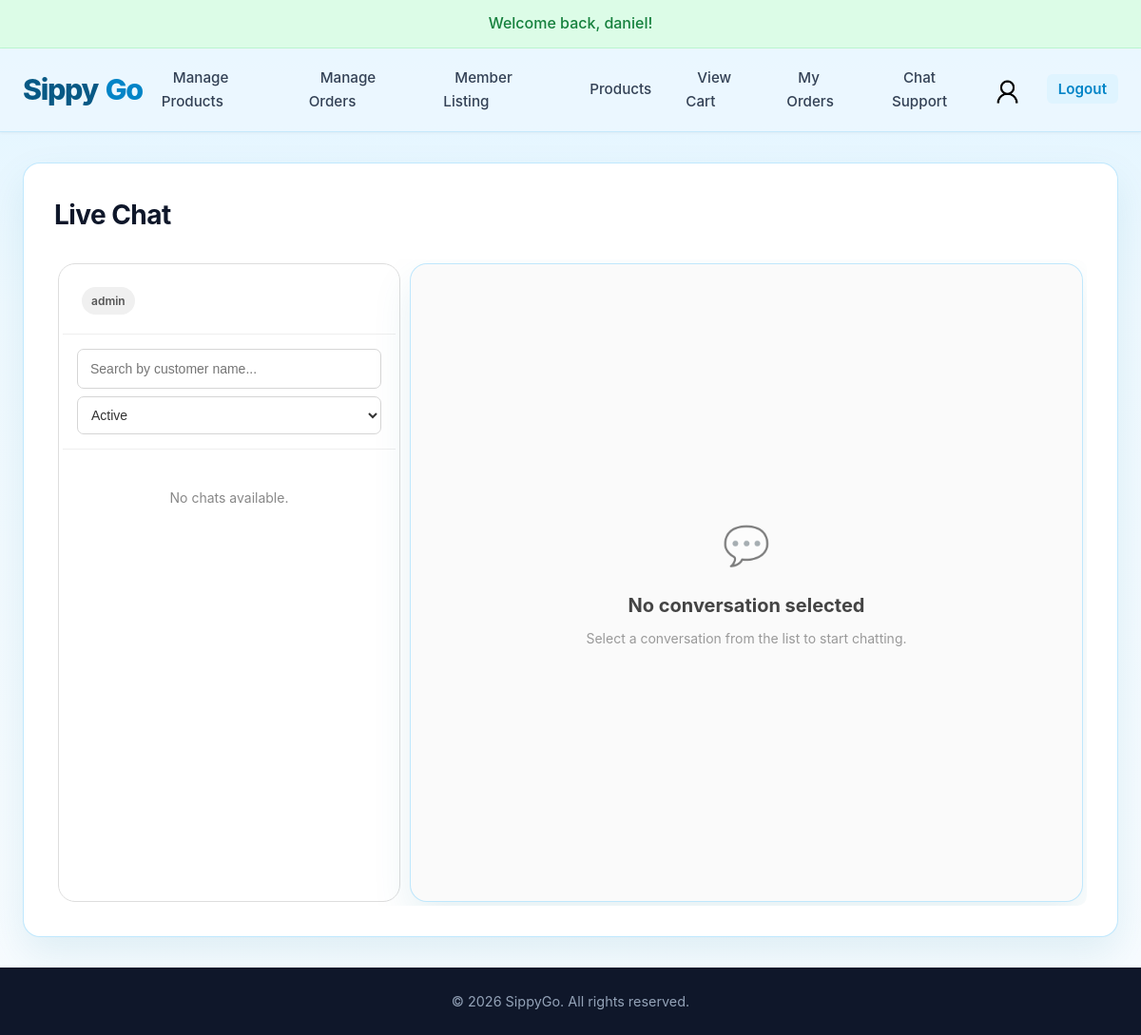
/live_chat.php (signed in), run on an earlier commit of the app's database.
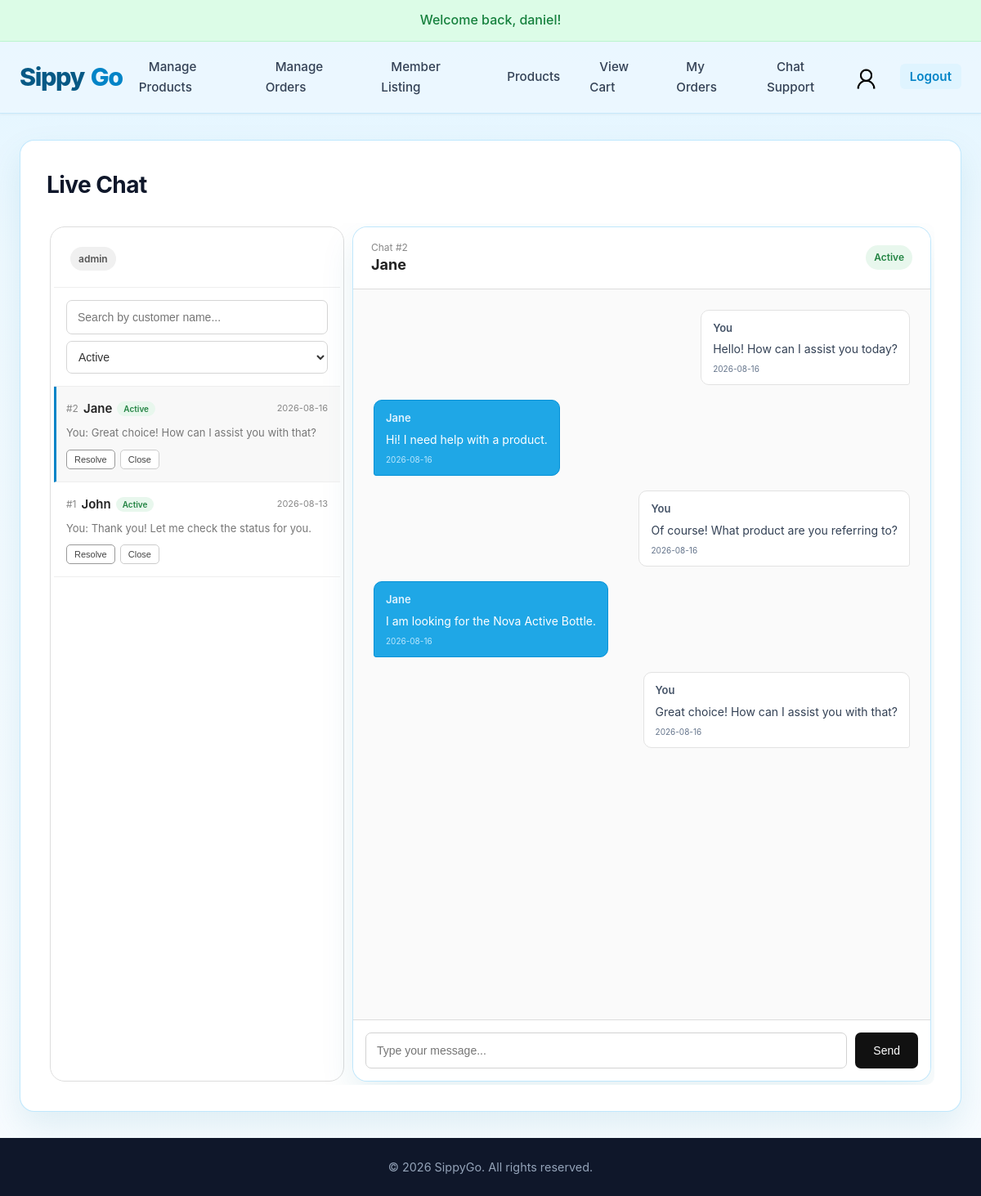
And on a later commit of the database.
### tables this page shows
CREATE TABLE IF NOT EXISTS chat_sessions (
    chat_session_id INT AUTO_INCREMENT PRIMARY KEY,
    user_id INT NOT NULL,
    status INT NOT NULL DEFAULT 1,  
    created_at TIMESTAMP DEFAULT CURRENT_TIMESTAMP,
    updated_at TIMESTAMP DEFAULT CURRENT_TIMESTAMP ON UPDATE CURRENT_TIMESTAMP,

    FOREIGN KEY (user_id) REFERENCES users(user_id) ON DELETE CASCADE
);

CREATE TABLE `users` (
  `user_id` INT(11) NOT NULL AUTO_INCREMENT,
  `username` VARCHAR(50) NOT NULL UNIQUE,
  `email` VARCHAR(100) NOT NULL UNIQUE,
  `password` VARCHAR(255) NOT NULL,
  `role` ENUM('admin', 'member') NOT NULL DEFAULT 'member',
  `profilepic` VARCHAR(255) DEFAULT NULL,
  `reward_points` INT UNSIGNED NOT NULL DEFAULT 0,
  `created_at` TIMESTAMP DEFAULT CURRENT_TIMESTAMP,
  PRIMARY KEY (`user_id`)
);

CREATE TABLE IF NOT EXISTS chat_messages (
    chat_message_id INT AUTO_INCREMENT PRIMARY KEY,
    chat_session_id INT NOT NULL,
    user_id INT NOT NULL,
    message VARCHAR(1000) NOT NULL,
    created_at DATETIME DEFAULT CURRENT_TIMESTAMP,
    
    FOREIGN KEY (chat_session_id) REFERENCES chat_sessions(chat_session_id) ON DELETE CASCADE,
    FOREIGN KEY (user_id) REFERENCES users(user_id) ON DELETE CASCADE
);

### _base.php (called while the page is built, shortened)
<?php
function req($key, $value = null) {
    $value = $_REQUEST[$key] ?? $value;
    return is_array($value) ? array_map('trim', $value) : trim($value);
}
function encode($value) {
    return htmlentities($value);
}

### live_chat.php (the view, shortened to what the rows shown need)
<?php
require_once '_base.php';
$users = $_SESSION['users'];
$user_id = $users->user_id;
$user_role = $users->role;
$user_is_admin = $user_role === 'admin';
?>
<?php
$chatStatus = intval(req('status', 1));
$selectedChatId = intval(req('chat', 0));
$messages = [];
$chatSessionsStmt = $_db->prepare("
    SELECT
        cs.chat_session_id,
        cs.user_id,
        u.username,
        cs.status,
        cs.created_at,
        cs.updated_at,
        (
            SELECT cm.message
            FROM chat_messages cm
            WHERE cm.chat_session_id = cs.chat_session_id
            ORDER BY cm.created_at DESC
            LIMIT 1
        ) AS last_message,
        (
            SELECT
                CASE
                    WHEN (:isAdmin = 1 AND u.role = 'admin')
                        OR (cm.user_id = :userId)
                        THEN 'You'
                    WHEN (:isAdmin <> 1 AND u.role = 'admin')
                        THEN 'Support Staff'
                    ELSE u.username
                END
            FROM chat_messages cm
            INNER JOIN users u
                ON u.user_id = cm.user_id
            WHERE cm.chat_session_id = cs.chat_session_id
            ORDER BY cm.created_at DESC
            LIMIT 1
        ) AS last_message_sender,
        (
            SELECT cm.created_at
            FROM chat_messages cm
            WHERE cm.chat_session_id = cs.chat_session_id
            ORDER BY cm.created_at DESC
            LIMIT 1
        ) AS last_message_at
    FROM chat_sessions cs
    INNER JOIN users u
        ON u.user_id = cs.user_id
    WHERE
        :chatStatus IN (cs.status, -1)
    AND (
        :isAdmin = 1
        OR cs.user_id = :userId
    )
    ORDER BY COALESCE(last_message_at, cs.created_at) DESC
");
$chatSessionsStmt->execute([
    ':isAdmin' => (int)$user_is_admin,
    ':userId' => (int)$user_id,
    ':chatStatus' => (int)$chatStatus,
]);
$chatSessions = $chatSessionsStmt->fetchAll(PDO::FETCH_ASSOC);
if ($user_is_admin) {
    if (!empty($chatSessions)) {
        $selectedChatExists = false;
        if (!$selectedChatExists) {
            $selectedChatId = (int)$chatSessions[0]['chat_session_id'];
        }
    }
    if ($selectedChatId > 0) {
        $messagesStmt = $_db->prepare("
            SELECT
                cm.chat_message_id,
                cm.chat_session_id,
                cm.user_id,
                cm.message,
                cm.created_at,
                CASE
                    WHEN (:isAdmin = 1 AND u.role = 'admin')
                        OR (cm.user_id = :userId)
                        THEN 'You'
                    WHEN (:isAdmin <> 1 AND u.role = 'admin')
                        THEN 'Support Staff'
                    ELSE u.username
                END AS sender_username,
                CASE
                    WHEN u.role = 'admin' THEN 1
                    ELSE 0
                END AS is_admin
            FROM chat_messages cm
            INNER JOIN users u
                ON u.user_id = cm.user_id
            WHERE cm.chat_session_id = :chatSessionId
            ORDER BY cm.created_at ASC
        ");
        $messagesStmt->execute([
            ':isAdmin' => (int)$user_is_admin,
            ':userId' => (int)$user_id,
            ':chatSessionId' => (int)$selectedChatId,
        ]);
        $messages = $messagesStmt->fetchAll(PDO::FETCH_ASSOC);
    }
}
function getStatusLabel(int $status)
{
    switch ($status) {
        case 1:
            return 'Active';
    }
}
function getTimeAgo(string $datetime)
{
    $time = strtotime($datetime);
    $diff = time() - $time;
    return date('Y-m-d', $time);
}
function isToday(string $datetime) {
    $time = strtotime($datetime);
    return date('Y-m-d', $time) === date('Y-m-d');
}
include '_head.php';
?>
<link rel="stylesheet" href="css/live_chat.css">
<?php if ($user_is_admin): ?>
    <div class="live-chat-page">
        <div class="chat-sidebar">
            <div class="chat-list" id="chatList">
                <?php if (empty($chatSessions)): ?>
                    <div class="chat-list-empty">
                        No chats available.
                    </div>
                <?php else: ?>
                    <?php foreach ($chatSessions as $chat): ?>
                        <div
                            class="chat-item <?= $selectedChatId == $chat['chat_session_id'] ? 'active' : '' ?>"
                            data-chat-id="<?= $chat['chat_session_id'] ?>"
                            data-status="<?= $chat['status'] ?>"
                            data-last-message-at="<?= encode($chat['last_message_at'] ?? '') ?>"
                        >
                            <div class="chat-item-top">
                                <div class="chat-item-header">
                                    <span class="chat-session-id">
                                        #<?= $chat['chat_session_id'] ?>
                                    </span>
                                    <div class="chat-customer-name">
                                        <?= encode($chat['username']) ?>
                                    </div>
                                    <span class="chat-item-status status-<?= (int)$chat['status'] ?>">
                                        <?= getStatusLabel((int)$chat['status']) ?>
                                    </span>
                                </div>
                                <div class="chat-time">
                                    <?= getTimeAgo($chat['last_message_at'] ?? '') ?>
                                </div>
                            </div>
                            <div class="chat-item-bottom">
                                <span class="chat-last-message">
                                    <?php if (!empty($chat['last_message_sender'])): ?>
                                        <?= encode($chat['last_message_sender']) . ': ' ?>
                                    <?php endif; ?>
                                    <?= encode($chat['last_message'] ?? '') ?>
                                </span>
                            </div>
                            <div class="chat-item-actions">
                                <?php if ($chat['status'] == 1): ?>
                                    <button
                                        type="button"
                                        class="chat-status-btn resolve-btn"
                                        data-chat-id="<?= $chat['chat_session_id'] ?>"
                                    >
                                        Resolve
                                    </button>
                                    <button
                                        type="button"
                                        class="chat-status-btn close-btn"
                                        data-chat-id="<?= $chat['chat_session_id'] ?>"
                                    >
                                        Close
                                    </button>
                                <?php endif; ?>
                            </div>
                        </div>
                    <?php endforeach; ?>
                <?php endif; ?>
            </div>
        </div>
        <main class="chat-content">
            <?php if ($selectedChatId === 0): ?>
                <div class="chat-no-selection">
                    <h2>No conversation selected</h2>
                </div>
            <?php else: ?>
                <?php
                    $selectedChat = null;
                    foreach ($chatSessions as $chat) {
                        if ($chat['chat_session_id'] == $selectedChatId) {
                            $selectedChat = $chat;
                            break;
                        }
                    }
                ?>
                <?php if ($selectedChat): ?>
                    <div class="chat-header">
                        <div class="details">
                            <span>
                                Chat #<?= $selectedChat['chat_session_id'] ?>
                            </span>
                            <h2>
                                <?= encode($selectedChat['username']) ?>
                            </h2>
                        </div>
                        <div class="chat-header-status">
                            <span class="status status-<?= (int)$selectedChat['status'] ?>">
                                <?= getStatusLabel((int)$selectedChat['status']) ?>
                            </span>
                        </div>
                    </div>
                    <div class="chat-messages" id="chatMessages">
                        <?php
                            foreach ($messages as $message):
                                $isOwnMessage = $message['user_id'] == $user_id;
                                $isAdminMessage = (bool)$message['is_admin'];
                        ?>
                            <div
                                class="
                                    chat-message-row
                                    <?= $isOwnMessage || ($isAdminMessage && $user_is_admin) ? 'own' : 'other' ?>
                                "
                                data-message-id="<?= (int)$message['chat_message_id'] ?>"
                                <?php if (isToday($message['created_at'])): ?>
                                    data-created-at="<?= encode($message['created_at']) ?>"
                                <?php endif; ?>
                            >
                                <div class="chat-message">
                                    <div class="chat-message-username">
                                        <?= encode($message['sender_username']) ?>
                                    </div>
                                    <div class="chat-message-text">
                                        <?= nl2br(encode($message['message'])) ?>
                                    </div>
                                    <div class="chat-message-time">
                                        <?= getTimeAgo($message['created_at']) ?>
                                    </div>
                                </div>
                            </div>
                        <?php endforeach; ?>
                    </div>
                    <?php if ($selectedChat['status'] == 1): ?>
                        <form
                            id="chatMessageForm"
                            class="chat-input-area"
                            method="post"
                        >
                            <input
                                type="text"
                                name="message"
                                id="chatMessageInput"
                                maxlength="1000"
                                placeholder="Type your message..."
                                autocomplete="off"
                            >
                            <button
                                type="submit"
                                class="chat-send-button"
                            >
                                Send
                            </button>
                        </form>
                    <?php endif; ?>
                <?php endif; ?>
            <?php endif; ?>
        </main>
    </div>
<?php endif; ?>
<?php include '_foot.php'; ?>

What changed in the data, as far as the page shows it:
added chat_sessions: chat_session_id "2", user.username "Jane", status "Active", last_message_at "2026-08-16", last_message_sender "You", last_message "Great choice! How can I assist you with that?"
added chat_sessions: chat_session_id "1", user.username "John", status "Active", last_message_at "2026-08-13", last_message_sender "You", last_message "Thank you! Let me check the status for you."
now on this page (row unchanged): users: username "Jane"
added chat_messages: sender_username "You", message "Hello! How can I assist you today?", created_at "2026-08-16"
added chat_messages: sender_username "Jane", message "Hi! I need help with a product.", created_at "2026-08-16"
added chat_messages: sender_username "You", message "Of course! What product are you referring to?", created_at "2026-08-16"
added chat_messages: sender_username "Jane", message "I am looking for the Nova Active Bottle.", created_at "2026-08-16"
added chat_messages: sender_username "You", message "Great choice! How can I assist you with that?", created_at "2026-08-16"
Also different on the page:
text no longer shown: "No chats available. 💬 No conversation selected Select a conversation from the list to start chatting."
text now shown: "Chat # Send"
